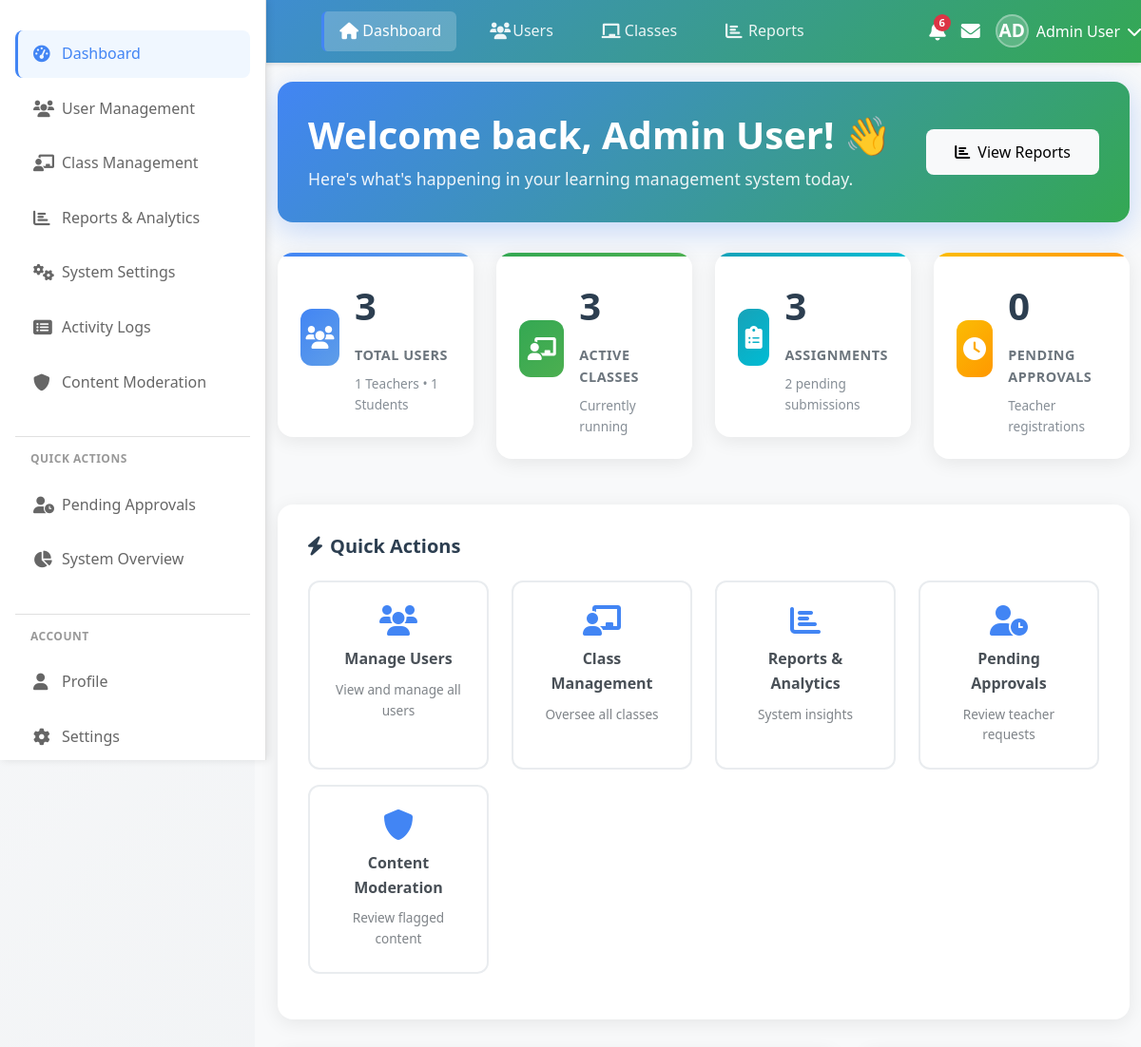
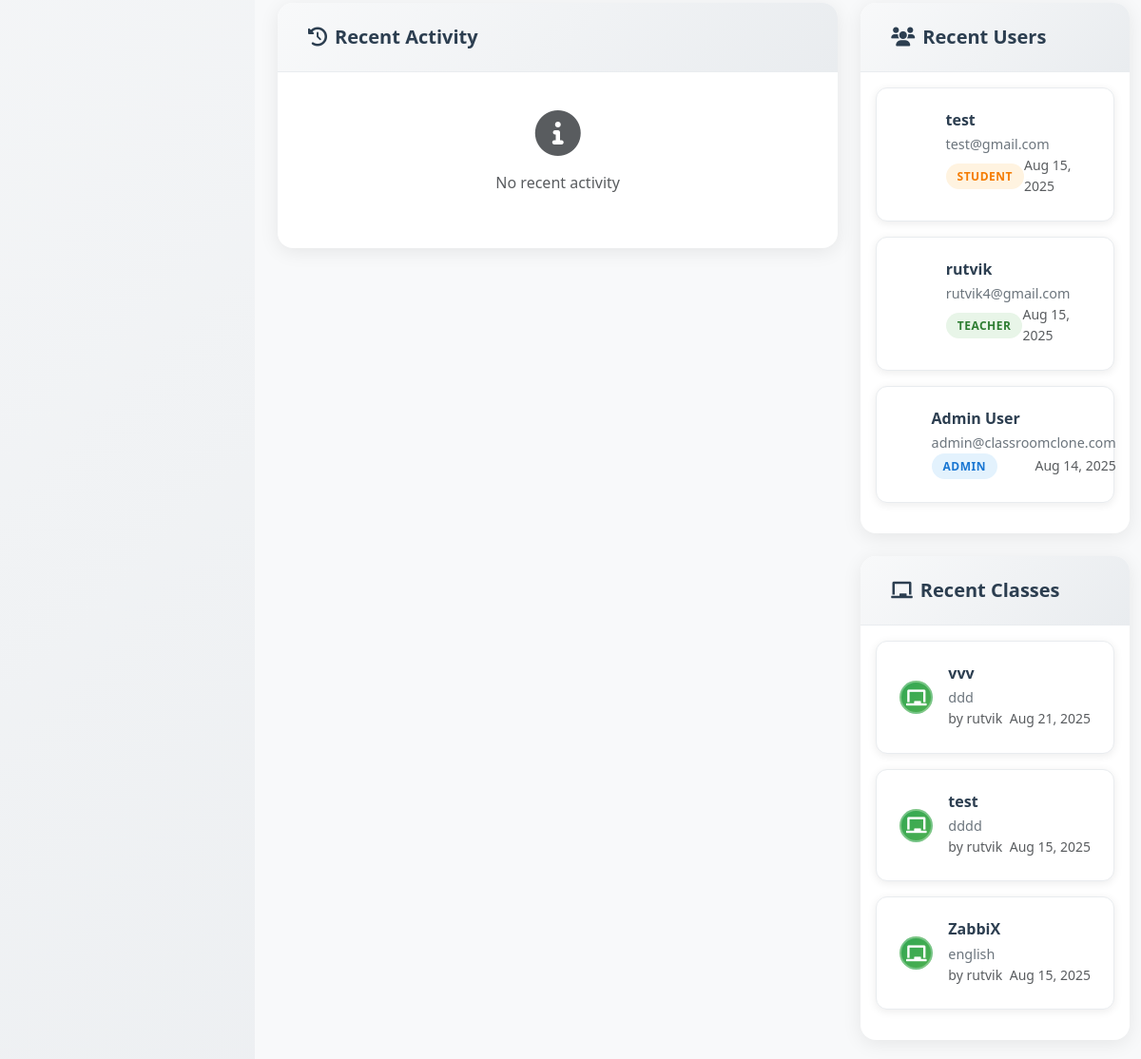
Page /admin/dashboard.php (signed in) on the committed database (2 pictures, top to bottom).
### tables this page shows
CREATE TABLE `users` (
  `id` int(11) NOT NULL,
  `name` varchar(255) NOT NULL,
  `email` varchar(255) NOT NULL,
  `password` varchar(255) NOT NULL,
  `role` enum('admin','teacher','student') NOT NULL,
  `status` enum('active','pending','blocked') NOT NULL DEFAULT 'active',
  `phone` varchar(20) DEFAULT NULL,
  `profile_image` varchar(255) DEFAULT NULL,
  `created_at` timestamp NOT NULL DEFAULT current_timestamp(),
  `updated_at` timestamp NOT NULL DEFAULT current_timestamp() ON UPDATE current_timestamp()
);

CREATE TABLE `classes` (
  `id` int(11) NOT NULL,
  `teacher_id` int(11) NOT NULL,
  `name` varchar(255) NOT NULL,
  `section` varchar(50) NOT NULL,
  `subject` varchar(255) NOT NULL,
  `description` text DEFAULT NULL,
  `class_code` varchar(10) NOT NULL,
  `qr_code` varchar(255) DEFAULT NULL,
  `status` enum('active','archived') NOT NULL DEFAULT 'active',
  `created_at` timestamp NOT NULL DEFAULT current_timestamp(),
  `updated_at` timestamp NOT NULL DEFAULT current_timestamp() ON UPDATE current_timestamp()
);

### includes/functions.php (called while the page is built, shortened)
<?php
function formatDate($date) {
    return date('M j, Y', strtotime($date));
}
?>

### admin/dashboard.php (the view, shortened to what this page needs)
<?php
require_once '../config/database.php';
require_once '../includes/functions.php';
try {
    $stmt = $pdo->prepare("SELECT role, COUNT(*) as count FROM users GROUP BY role");
    $stmt->execute();
    $users_by_role = $stmt->fetchAll(PDO::FETCH_KEY_PAIR);
    $total_users = array_sum($users_by_role);
    $total_teachers = $users_by_role['teacher'] ?? 0;
    $total_students = $users_by_role['student'] ?? 0;
    $stmt = $pdo->prepare("SELECT COUNT(*) as total FROM classes WHERE status = 'active'");
    $stmt->execute();
    $total_classes = $stmt->fetch()['total'];
    $stmt = $pdo->prepare("SELECT COUNT(*) as total FROM assignments");
    $stmt->execute();
    $total_assignments = $stmt->fetch()['total'];
    $stmt = $pdo->prepare("SELECT COUNT(*) as total FROM users WHERE role = 'teacher' AND status = 'pending'");
    $stmt->execute();
    $pending_teachers = $stmt->fetch()['total'];
    $stmt = $pdo->prepare("
        SELECT 'user' as type, name, created_at, role FROM users WHERE created_at >= DATE_SUB(NOW(), INTERVAL 7 DAY)
        UNION ALL
        SELECT 'class' as type, name, created_at, '' as role FROM classes WHERE created_at >= DATE_SUB(NOW(), INTERVAL 7 DAY)
        UNION ALL
        SELECT 'assignment' as type, title as name, created_at, '' as role FROM assignments WHERE created_at >= DATE_SUB(NOW(), INTERVAL 7 DAY)
        ORDER BY created_at DESC
        LIMIT 8
    ");
    $stmt->execute();
    $recent_activities = $stmt->fetchAll();
    $stmt = $pdo->prepare("SELECT COUNT(*) as total FROM submissions WHERE status = 'submitted'");
    $stmt->execute();
    $pending_submissions = $stmt->fetch()['total'];
    $stmt = $pdo->prepare("SELECT name, email, role, created_at FROM users ORDER BY created_at DESC LIMIT 5");
    $stmt->execute();
    $recent_users = $stmt->fetchAll();
    $stmt = $pdo->prepare("
        SELECT c.name, c.subject, u.name as teacher_name, c.created_at
        FROM classes c
        JOIN users u ON c.teacher_id = u.id
        ORDER BY c.created_at DESC
        LIMIT 5
    ");
    $stmt->execute();
    $recent_classes = $stmt->fetchAll();
} catch (Exception $e) {
    error_log("Admin dashboard error: " . $e->getMessage());
    $total_users = $total_teachers = $total_students = $total_classes = $total_assignments = $pending_teachers = 0;
    $pending_submissions = $total_materials = 0;
    $recent_activities = $recent_users = $recent_classes = [];
}
?>
<?php include '../includes/header.php'; ?>
<div class="container-fluid admin-dashboard">
    <div class="row">
        <?php include '../includes/sidebar.php'; ?>
        <main class="col-md-9 ms-sm-auto col-lg-10 px-md-4">
            <div class="admin-welcome-section">
                <div class="d-flex justify-content-between align-items-center">
                    <div>
                        <h1>Welcome back, <?= htmlspecialchars($user_name) ?>! 👋</h1>
                        <p>Here's what's happening in your learning management system today.</p>
                    </div>
                    <div class="d-none d-md-block">
                        <button type="button" class="btn btn-light" onclick="window.location.href='reports.php'">
                            <i class="fas fa-chart-bar me-2"></i>View Reports
                        </button>
                    </div>
                </div>
            </div>
            <div class="row mb-4">
                <div class="col-xl-3 col-md-6 mb-4">
                    <div class="admin-stat-card primary">
                        <div class="d-flex align-items-center">
                            <div class="admin-stat-icon primary me-3">
                                <i class="fas fa-users"></i>
                            </div>
                            <div>
                                <div class="admin-stat-number"><?= $total_users ?></div>
                                <div class="admin-stat-label">Total Users</div>
                                <div class="admin-stat-subtitle">
                                    <?= $total_teachers ?> Teachers • <?= $total_students ?> Students
                                </div>
                            </div>
                        </div>
                    </div>
                </div>
                <div class="col-xl-3 col-md-6 mb-4">
                    <div class="admin-stat-card success">
                        <div class="d-flex align-items-center">
                            <div class="admin-stat-icon success me-3">
                                <i class="fas fa-chalkboard-teacher"></i>
                            </div>
                            <div>
                                <div class="admin-stat-number"><?= $total_classes ?></div>
                                <div class="admin-stat-label">Active Classes</div>
                                <div class="admin-stat-subtitle">Currently running</div>
                            </div>
                        </div>
                    </div>
                </div>
                <div class="col-xl-3 col-md-6 mb-4">
                    <div class="admin-stat-card info">
                        <div class="d-flex align-items-center">
                            <div class="admin-stat-icon info me-3">
                                <i class="fas fa-clipboard-list"></i>
                            </div>
                            <div>
                                <div class="admin-stat-number"><?= $total_assignments ?></div>
                                <div class="admin-stat-label">Assignments</div>
                                <div class="admin-stat-subtitle"><?= $pending_submissions ?> pending submissions</div>
                            </div>
                        </div>
                    </div>
                </div>
                <div class="col-xl-3 col-md-6 mb-4">
                    <div class="admin-stat-card warning">
                        <div class="d-flex align-items-center">
                            <div class="admin-stat-icon warning me-3">
                                <i class="fas fa-clock"></i>
                            </div>
                            <div>
                                <div class="admin-stat-number"><?= $pending_teachers ?></div>
                                <div class="admin-stat-label">Pending Approvals</div>
                                <div class="admin-stat-subtitle">Teacher registrations</div>
                            </div>
                        </div>
                    </div>
                </div>
            </div>
            <div class="admin-quick-actions">
                <h5><i class="fas fa-bolt me-2"></i>Quick Actions</h5>
                <div class="row">
                    <div class="col-lg-3 col-md-6 mb-3">
                        <a href="users.php" class="quick-action-btn">
                            <i class="fas fa-users"></i>
                            <span>Manage Users</span>
                            <small>View and manage all users</small>
                        </a>
                    </div>
                    <div class="col-lg-3 col-md-6 mb-3">
                        <a href="classes.php" class="quick-action-btn">
                            <i class="fas fa-chalkboard-teacher"></i>
                            <span>Class Management</span>
                            <small>Oversee all classes</small>
                        </a>
                    </div>
                    <div class="col-lg-3 col-md-6 mb-3">
                        <a href="reports.php" class="quick-action-btn">
                            <i class="fas fa-chart-bar"></i>
                            <span>Reports & Analytics</span>
                            <small>System insights</small>
                        </a>
                    </div>
                    <div class="col-lg-3 col-md-6 mb-3">
                        <a href="users.php?filter=pending" class="quick-action-btn">
                            <i class="fas fa-user-clock"></i>
                            <span>Pending Approvals</span>
                            <small>Review teacher requests</small>
                        </a>
                    </div>
                    <div class="col-lg-3 col-md-6 mb-3">
                        <a href="content_moderation.php" class="quick-action-btn">
                            <i class="fas fa-shield-alt"></i>
                            <span>Content Moderation</span>
                            <small>Review flagged content</small>
                        </a>
                    </div>
                </div>
            </div>
            <div class="row">
                <div class="col-xl-8 col-lg-7">
                    <div class="admin-table-container">
                        <div class="admin-table-header">
                            <h5><i class="fas fa-history me-2"></i>Recent Activity</h5>
                        </div>
                        <div class="p-3">
                            <?php if (empty($recent_activities)): ?>
                                <div class="text-center py-4">
                                    <i class="fas fa-info-circle fa-3x text-muted mb-3"></i>
                                    <p class="text-muted">No recent activity</p>
                                </div>
                            <?php endif; ?>
                        </div>
                    </div>
                </div>
                <div class="col-xl-4 col-lg-5">
                    <div class="admin-table-container mb-4">
                        <div class="admin-table-header">
                            <h5><i class="fas fa-users me-2"></i>Recent Users</h5>
                        </div>
                        <div class="p-3">
                            <?php if (empty($recent_users)): ?>
                                <div class="text-center py-3">
                                    <i class="fas fa-user-slash fa-2x text-muted mb-2"></i>
                                    <p class="text-muted mb-0">No recent users</p>
                                </div>
                            <?php else: ?>
                                <?php foreach ($recent_users as $user): ?>
                                    <div class="admin-user-card">
                                        <div class="d-flex align-items-center">
                                            <div class="user-avatar me-3">
                                            </div>
                                            <div class="user-info flex-grow-1">
                                                <h6><?= htmlspecialchars($user['name']) ?></h6>
                                                <p><?= htmlspecialchars($user['email']) ?></p>
                                                <div class="d-flex align-items-center justify-content-between">
                                                    <span class="user-role-badge <?= $user['role'] ?>"><?= ucfirst($user['role']) ?></span>
                                                    <small class="text-muted"><?= formatDate($user['created_at']) ?></small>
                                                </div>
                                            </div>
                                        </div>
                                    </div>
                                <?php endforeach; ?>
                            <?php endif; ?>
                        </div>
                    </div>
                    <div class="admin-table-container">
                        <div class="admin-table-header">
                            <h5><i class="fas fa-chalkboard me-2"></i>Recent Classes</h5>
                        </div>
                        <div class="p-3">
                            <?php if (empty($recent_classes)): ?>
                                <div class="text-center py-3">
                                    <i class="fas fa-chalkboard-teacher fa-2x text-muted mb-2"></i>
                                    <p class="text-muted mb-0">No recent classes</p>
                                </div>
                            <?php else: ?>
                                <?php foreach ($recent_classes as $class): ?>
                                    <div class="admin-user-card">
                                        <div class="d-flex align-items-center">
                                            <div class="user-avatar me-3" style="background: linear-gradient(135deg, #34a853, #4caf50);">
                                                <i class="fas fa-chalkboard"></i>
                                            </div>
                                            <div class="user-info flex-grow-1">
                                                <h6><?= htmlspecialchars($class['name']) ?></h6>
                                                <p><?= htmlspecialchars($class['subject']) ?></p>
                                                <div class="d-flex align-items-center justify-content-between">
                                                    <small class="text-muted">by <?= htmlspecialchars($class['teacher_name']) ?></small>
                                                    <small class="text-muted"><?= formatDate($class['created_at']) ?></small>
                                                </div>
                                            </div>
                                        </div>
                                    </div>
                                <?php endforeach; ?>
                            <?php endif; ?>
                        </div>
                    </div>
                </div>
            </div>
        </main>
    </div>
</div>
<?php include '../includes/footer.php'; ?>

### includes/header.php (style rules this page uses)
.user-avatar { width: 35px; height: 35px; border-radius: 50%; background: rgba(255,255,255,0.2); display: flex; align-items: center; justify-content: center; font-weight: bold; color: white; border: 2px solid rgba(255,255,255,0.3); }

### rows in the picture
users: name "test", email "test@gmail.com", role "STUDENT", created_at "Aug 15, 2025"
users: name "rutvik", email "rutvik4@gmail.com", role "TEACHER", created_at "Aug 15, 2025"
users: name "Admin User", email "admin@classroomclone.com", role "ADMIN", created_at "Aug 14, 2025"
classes: name "vvv", subject "ddd", teacher.name "rutvik", created_at "Aug 21, 2025"
classes: name "test", subject "dddd", teacher.name "rutvik", created_at "Aug 15, 2025"
classes: name "ZabbiX", subject "english", teacher.name "rutvik", created_at "Aug 15, 2025"

### other values in the picture
$notification_count "6"
substr($user_name, 0, 2) "AD"
$user_name "Admin User"
$total_users "3"
$total_teachers "1"
$total_students "1"
$total_classes "3"
$total_assignments "3"
$pending_submissions "2"
$pending_teachers "0"
